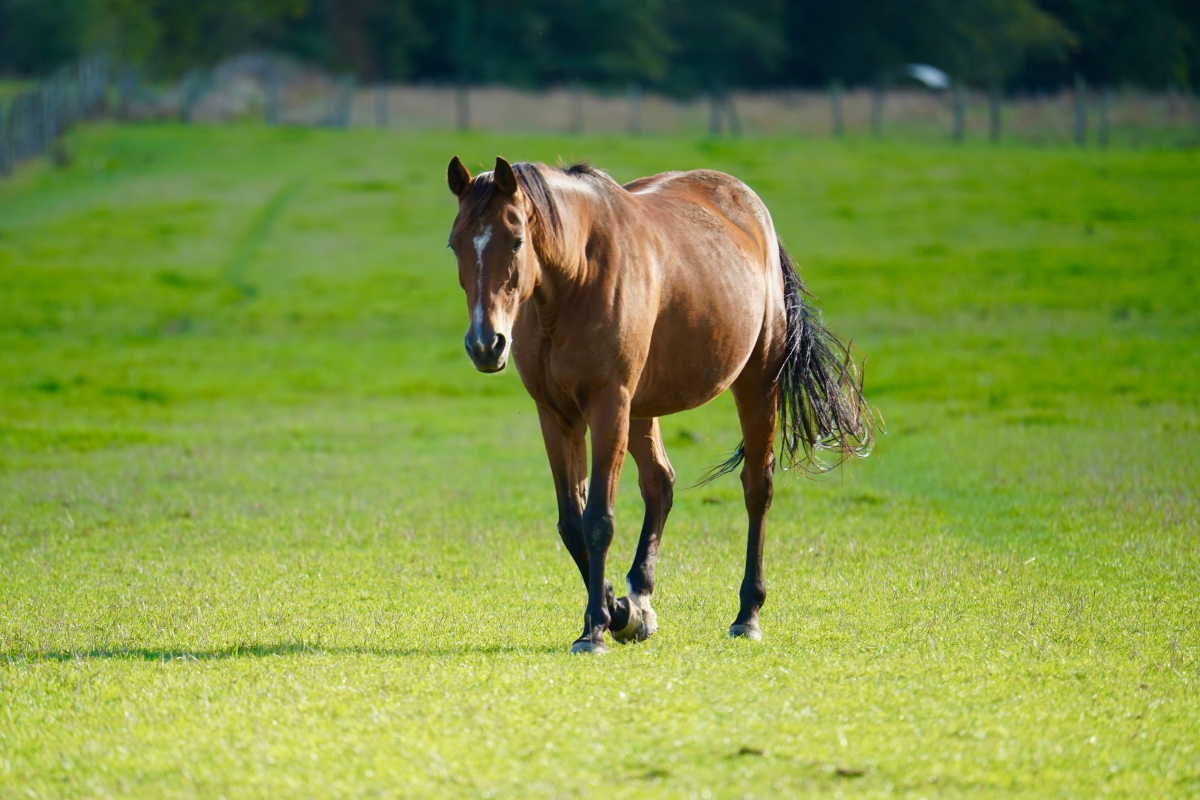
#> input picture analyzer_image/p1.jpg, 6000 x 4000 px (shown at 1/5 size)
$ python image_analyzer.py
#> lines starting #> are read from the running program, lines starting #| are printed output that depends on the picture
from pathlib import Path
from PIL import Image, UnidentifiedImageError


class ImageAnalyzer:

    def __init__(self, image_path):
        self.image_path = Path(image_path)

    def analyze(self):
        try:
            image = Image.open(self.image_path)
#> image is the input picture: PIL image 6000x4000 RGB; mean R, G, B 125, 146, 68

            print("\n-------------------------")
            print("Image :", self.image_path.name)
            print("Width :", image.width)
#| Width : 6000
            print("Height :", image.height)
#| Height : 4000
            print("Format :", image.format)
#| Format : JPEG
            print("Mode :", image.mode)
#| Mode : RGB
            print("Size :", image.size)
#| Size : (6000, 4000)

            resized = image.resize((300, 300))
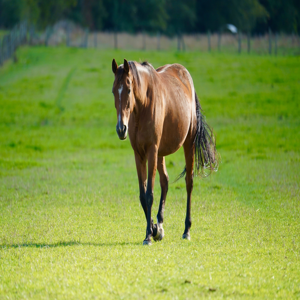
#> resized: PIL image 300x300 RGB; mean R, G, B 125, 146, 68

            output_dir = Path(__file__).parent / "resized_images"
            output_dir.mkdir(exist_ok=True)

            output_name = output_dir / f"resized_{self.image_path.name}"
            resized.save(output_name)

            print("Resized image saved as:", output_name)

        except FileNotFoundError:
            print(f"{self.image_path} -> File Not Found")

        except UnidentifiedImageError:
            print(f"{self.image_path} -> Invalid Image")

        except Exception as error:
            print("Error:", error)


def main():
    base_dir = Path(__file__).parent

    image_files = [
        base_dir / "p1.jpg",
        base_dir / "p2.jpg",
        base_dir / "p3.jfif",
        base_dir / "p4.jpg",
        base_dir / "p5.webp"
    ]

    for file in image_files:
        analyzer = ImageAnalyzer(file)
        analyzer.analyze()
#> pass 2 of the loop in main, `for file in image_files:`:
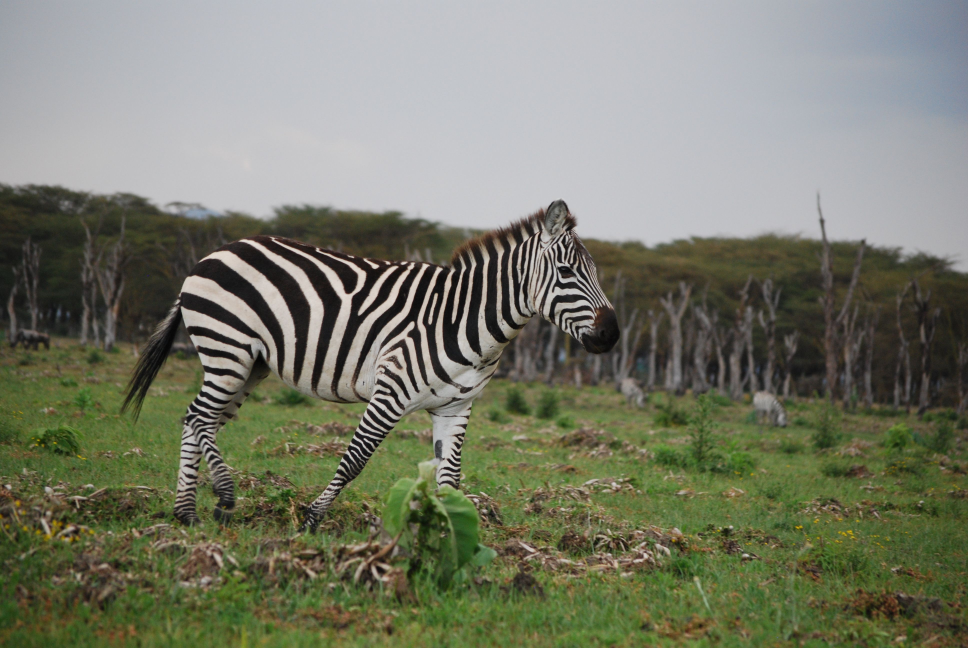
#> input picture analyzer_image/p2.jpg, 3872 x 2592 px (shown at 1/4 size)
#> in analyze, image is the input picture: PIL image 3872x2592 RGB; mean R, G, B 120.4, 123.2, 106.2
#| Width : 3872
#| Height : 2592
#| Format : JPEG
#| Mode : RGB
#| Size : (3872, 2592)
#> in analyze (call 2), `resized = image.resize((300, 300))`:
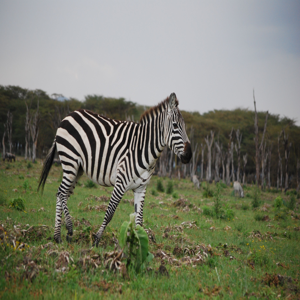
#> resized: PIL image 300x300 RGB; mean R, G, B 120.4, 123.2, 106.2
#> pass 3 of the loop in main, `for file in image_files:`:
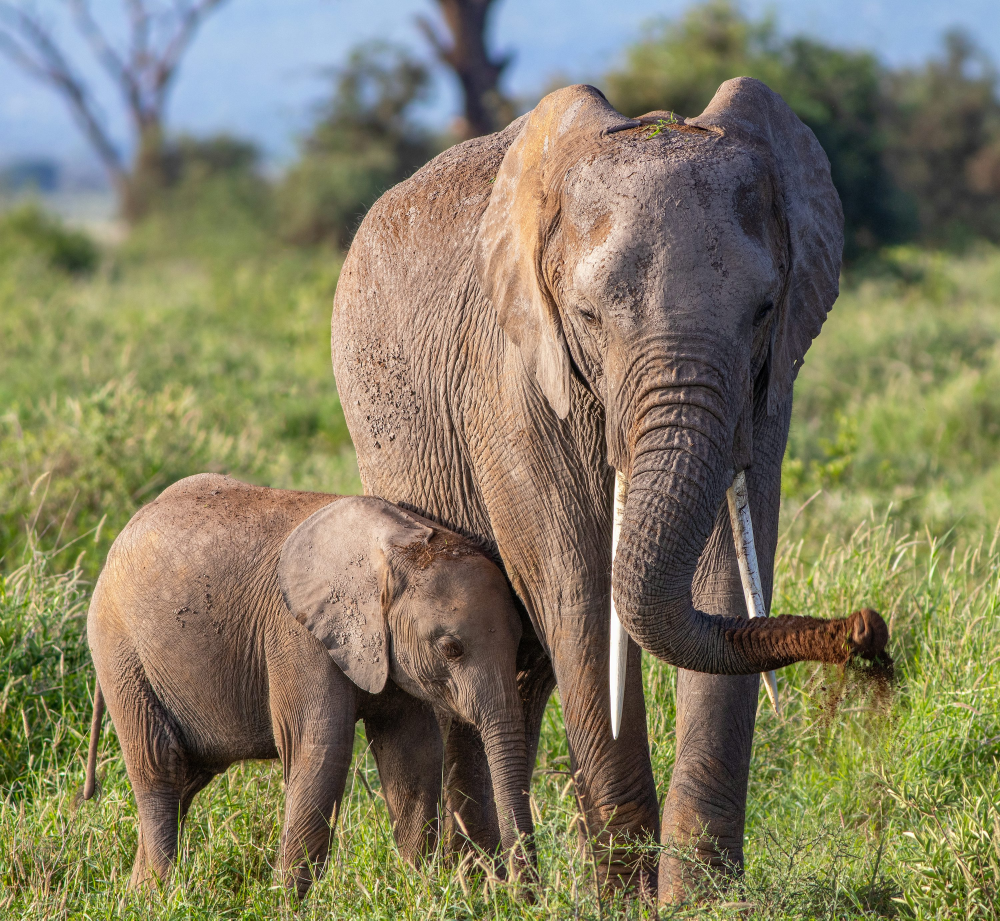
#> input picture analyzer_image/p3.jfif, 3000 x 2761 px (shown at 1/3 size)
#> in analyze, image is the input picture: PIL image 3000x2761 RGB; mean R, G, B 131.1, 125.6, 99.1
#| Width : 3000
#| Height : 2761
#| Format : JPEG
#| Mode : RGB
#| Size : (3000, 2761)
#> in analyze (call 3), `resized = image.resize((300, 300))`:
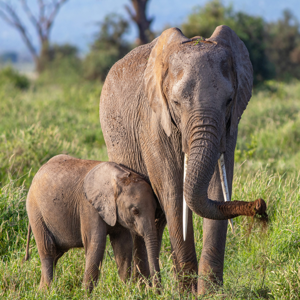
#> resized: PIL image 300x300 RGB; mean R, G, B 131.1, 125.6, 99.1
#> the loop made 5 passes; the first 3 are shown


if __name__ == "__main__":
    main()
